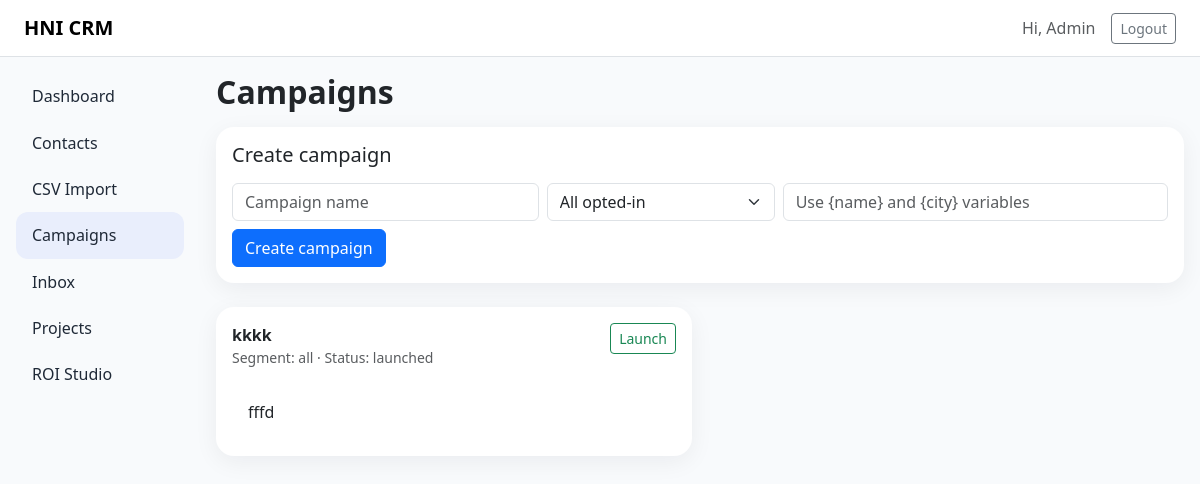
The page /campaigns (signed in) on the database its author committed.
### tables this page shows
CREATE TABLE campaigns (
        id INTEGER PRIMARY KEY AUTOINCREMENT,
        name TEXT,
        segment TEXT,
        template_text TEXT,
        status TEXT DEFAULT 'draft',
        created_at TEXT
    );

### app.py (the view, shortened to what this page needs)
@app.route("/campaigns", methods=["GET", "POST"])
def campaigns():
    if not require_login():
        return redirect(url_for("login"))
    conn = get_db()
    c = conn.cursor()
    c.execute("SELECT * FROM campaigns ORDER BY id DESC")
    rows = c.fetchall()
    conn.close()
    return render_template("campaigns.html", campaigns=rows)

### app.py (called while the page is built)
def get_db():
    conn = sqlite3.connect(DB_PATH)
    conn.row_factory = sqlite3.Row
    return conn

def require_login():
    return "user_id" in session

### templates/campaigns.html (shortened to what this page needs)
{% extends "base.html" %}
{% block content %}
<div class="d-flex justify-content-between align-items-center mb-3">
  <h2 class="fw-bold mb-0">Campaigns</h2>
</div>
<div class="card card-soft p-3 mb-4">
  <h5 class="mb-3">Create campaign</h5>
  <form method="post" class="row g-2">
    <div class="col-md-4"><input name="name" class="form-control" placeholder="Campaign name" required></div>
    <div class="col-md-3">
      <select name="segment" class="form-select">
        <option value="all">All opted-in</option>
      </select>
    </div>
    <div class="col-md-5"><input name="template_text" class="form-control" placeholder="Use {name} and {city} variables" required></div>
    <div class="col-md-12"><button class="btn btn-primary">Create campaign</button></div>
  </form>
</div>
<div class="row g-3">
{% for c in campaigns %}
  <div class="col-lg-6">
    <div class="card card-soft p-3">
      <div class="d-flex justify-content-between align-items-start">
        <div>
          <div class="fw-semibold">{{ c.name }}</div>
          <div class="small text-muted">Segment: {{ c.segment }} · Status: {{ c.status }}</div>
        </div>
        <a class="btn btn-sm btn-outline-success" href="{{ url_for('launch_campaign', campaign_id=c.id) }}">Launch</a>
      </div>
      <div class="mt-3 p-3 bg-white rounded-4">{{ c.template_text }}</div>
    </div>
  </div>
{% endfor %}
</div>
{% endblock %}

### templates/base.html (style rules this page uses)
body { background:#f8fafc; }
.card-soft { border:none; border-radius:18px; box-shadow:0 6px 24px rgba(15,23,42,.06); }

### rows shown on the page
campaigns: name "kkkk", segment "all", status "launched", template_text "fffd"

### other values the page prints
{{ session.get("user_name","Admin") }} "Admin"
